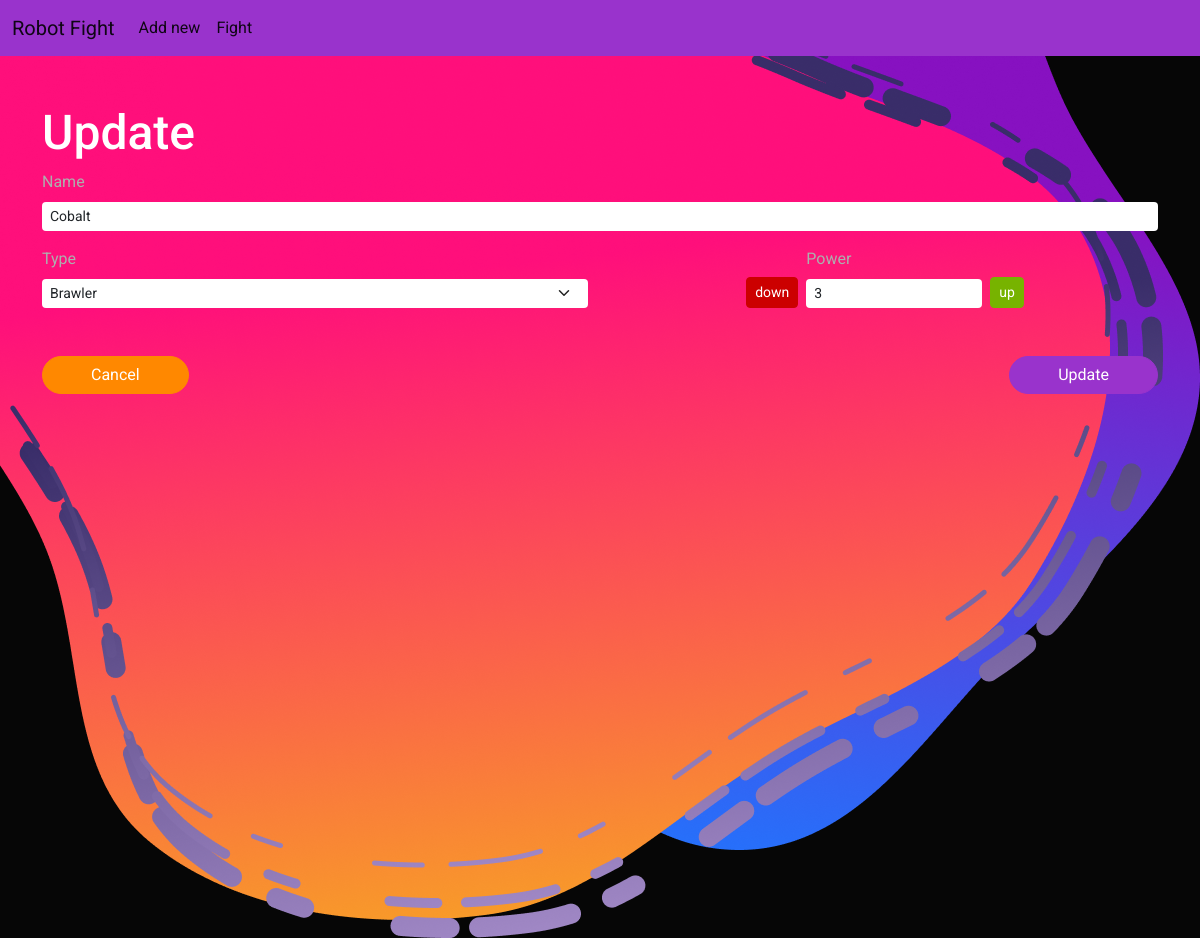
Page /edit.php?id=2 on the committed database.
### tables this page shows
CREATE TABLE `robots` (
  `id` int(11) NOT NULL,
  `name` varchar(100) DEFAULT NULL,
  `type` set('brawler','rouge','assault') DEFAULT NULL,
  `power` int(5) NOT NULL DEFAULT '0',
  `created_at` datetime NOT NULL DEFAULT CURRENT_TIMESTAMP,
  `updated_at` datetime NOT NULL DEFAULT CURRENT_TIMESTAMP ON UPDATE CURRENT_TIMESTAMP
);

### edit.php (the view, shortened to what this page needs)
<?
require './config/connect.php';
if(isset($_GET["id"])) {
    $id     = $_GET["id"];
    $query  = "SELECT `id`, `name`, `type`, `power`, `created_at` FROM `robots` WHERE `id` = $id ";
    $item = mysqli_fetch_object(mysqli_query($conn, $query));
}
include_once "./app/view/html/header.php";
?>
<div class="container mt-5">
    <h2>Update</h2>
    <form autocomplete="off" action="" method="post">
        <div class="mb-3">
            <label for="name" class="form-label">Name</label>
            <input
                name="name"
                type="text"
                value="<?= $item ? $item->name : "" ?>"
                class="form-control form-control-sm"
            />
        </div>
        <div class="row">
            <div class="col">
                <label for="type" class="form-label">Type</label>
                <select name="type" class="form-select form-select-sm">
                    <option
                        value="brawler"
                        <?= $item->type == "brawler" ? "selected" : "" ?>
                    >
                        Brawler
                    </option>
                </select>
            </div>
            <div class="col d-flex justify-content-center gap-2 align-items-end">
                <button
                    id="down"
                    type="button"
                    class="btn btn-sm btn-danger"
                    data-power=<?= $item ? $item->power : "" ?>
                >
                    down
                </button>
                <div>
                    <label for="power" class="form-label" >Power</label>
                    <input
                        id="power"
                        name="power"
                        type="text"
                        class="form-control form-control-sm"
                        value="<?= $item ? $item->power : "" ?>"
                        readonly
                    />
                </div>
                <button
                    id="up"
                    type="button"
                    class="btn btn-sm btn-success"
                    data-power=<?= $item ? $item->power : "" ?>
                >
                    up
                </button>
            </div>
        </div>
        <div class="row">
            <div class="col">
                <a href="./index.php" type="submit" class="btn btn-warning rounded-pill px-5 mt-5">Cancel</a>
            </div>
            <div class="col d-flex justify-content-md-end">
                <button type="submit" name="submit" class="btn btn-info rounded-pill px-5 mt-5" ">Update</button>
            </div>
        </div>
    </form>
</div>
<?
include_once "./app/view/html/header.php";
?>

### public/css/style.css (style rules this page uses)
* { margin: 0; padding: 0; box-sizing: border-box; }

### rows in the picture
robots: name "Cobalt", type "Brawler", power "3"
